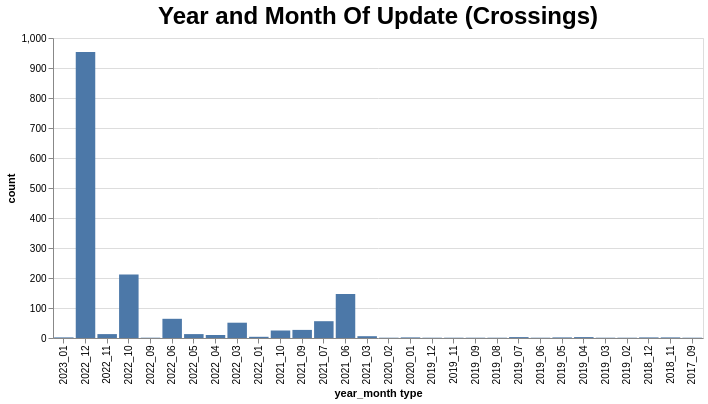

Express this chart as Vega-Lite.
### Vega-Lite specification from a JSON file in a GitHub repository (floating-point values rounded to 4 significant figures)
{"config": {"view": {"continuousWidth": 300, "continuousHeight": 300}, "title": {"fontSize": 24}}, "data": {"values": [{"year_month type": "2022_12", "count": 953, "percent": "59.3%"}, {"year_month type": "2022_10", "count": 212, "percent": "13.19%"}, {"year_month type": "2021_06", "count": 147, "percent": "9.15%"}, {"year_month type": "2022_06", "count": 64, "percent": "3.98%"}, {"year_month type": "2021_07", "count": 56, "percent": "3.48%"}, {"year_month type": "2022_03", "count": 51, "percent": "3.17%"}, {"year_month type": "2021_09", "count": 27, "percent": "1.68%"}, {"year_month type": "2021_10", "count": 25, "percent": "1.56%"}, {"year_month type": "2022_05", "count": 13, "percent": "0.81%"}, {"year_month type": "2022_11", "count": 13, "percent": "0.81%"}, {"year_month type": "2022_04", "count": 10, "percent": "0.62%"}, {"year_month type": "2021_03", "count": 6, "percent": "0.37%"}, {"year_month type": "2022_01", "count": 4, "percent": "0.25%"}, {"year_month type": "2019_04", "count": 3, "percent": "0.19%"}, {"year_month type": "2019_07", "count": 3, "percent": "0.19%"}, {"year_month type": "2019_05", "count": 2, "percent": "0.12%"}, {"year_month type": "2018_12", "count": 2, "percent": "0.12%"}, {"year_month type": "2023_01", "count": 2, "percent": "0.12%"}, {"year_month type": "2020_01", "count": 2, "percent": "0.12%"}, {"year_month type": "2018_11", "count": 2, "percent": "0.12%"}, {"year_month type": "2020_02", "count": 1, "percent": "0.06%"}, {"year_month type": "2019_12", "count": 1, "percent": "0.06%"}, {"year_month type": "2019_11", "count": 1, "percent": "0.06%"}, {"year_month type": "2019_09", "count": 1, "percent": "0.06%"}, {"year_month type": "2019_08", "count": 1, "percent": "0.06%"}, {"year_month type": "2019_06", "count": 1, "percent": "0.06%"}, {"year_month type": "2022_09", "count": 1, "percent": "0.06%"}, {"year_month type": "2019_03", "count": 1, "percent": "0.06%"}, {"year_month type": "2019_02", "count": 1, "percent": "0.06%"}, {"year_month type": "2017_09", "count": 1, "percent": "0.06%"}]}, "mark": {"type": "bar"}, "encoding": {"tooltip": [{"field": "percent", "type": "nominal"}], "x": {"field": "year_month type", "sort": "-x", "type": "nominal"}, "y": {"field": "count", "type": "quantitative"}}, "height": 300, "params": [{"name": "param_12", "select": {"type": "interval", "encodings": ["x", "y"]}, "bind": "scales"}], "title": "Year and Month Of Update (Crossings)", "width": 650, "$schema": "https://vega.github.io/schema/vega-lite/v5.json", "datasets": {"data-790255cfbf32940a9dbcf333528a2e50": [{"year_month type": "2022_12", "count": 953, "percent": "59.3%"}, {"year_month type": "2022_10", "count": 212, "percent": "13.19%"}, {"year_month type": "2021_06", "count": 147, "percent": "9.15%"}, {"year_month type": "2022_06", "count": 64, "percent": "3.98%"}, {"year_month type": "2021_07", "count": 56, "percent": "3.48%"}, {"year_month type": "2022_03", "count": 51, "percent": "3.17%"}, {"year_month type": "2021_09", "count": 27, "percent": "1.68%"}, {"year_month type": "2021_10", "count": 25, "percent": "1.56%"}, {"year_month type": "2022_05", "count": 13, "percent": "0.81%"}, {"year_month type": "2022_11", "count": 13, "percent": "0.81%"}, {"year_month type": "2022_04", "count": 10, "percent": "0.62%"}, {"year_month type": "2021_03", "count": 6, "percent": "0.37%"}, {"year_month type": "2022_01", "count": 4, "percent": "0.25%"}, {"year_month type": "2019_04", "count": 3, "percent": "0.19%"}, {"year_month type": "2019_07", "count": 3, "percent": "0.19%"}, {"year_month type": "2019_05", "count": 2, "percent": "0.12%"}, {"year_month type": "2018_12", "count": 2, "percent": "0.12%"}, {"year_month type": "2023_01", "count": 2, "percent": "0.12%"}, {"year_month type": "2020_01", "count": 2, "percent": "0.12%"}, {"year_month type": "2018_11", "count": 2, "percent": "0.12%"}, {"year_month type": "2020_02", "count": 1, "percent": "0.06%"}, {"year_month type": "2019_12", "count": 1, "percent": "0.06%"}, {"year_month type": "2019_11", "count": 1, "percent": "0.06%"}, {"year_month type": "2019_09", "count": 1, "percent": "0.06%"}, {"year_month type": "2019_08", "count": 1, "percent": "0.06%"}, {"year_month type": "2019_06", "count": 1, "percent": "0.06%"}, {"year_month type": "2022_09", "count": 1, "percent": "0.06%"}, {"year_month type": "2019_03", "count": 1, "percent": "0.06%"}, {"year_month type": "2019_02", "count": 1, "percent": "0.06%"}, {"year_month type": "2017_09", "count": 1, "percent": "0.06%"}]}}
